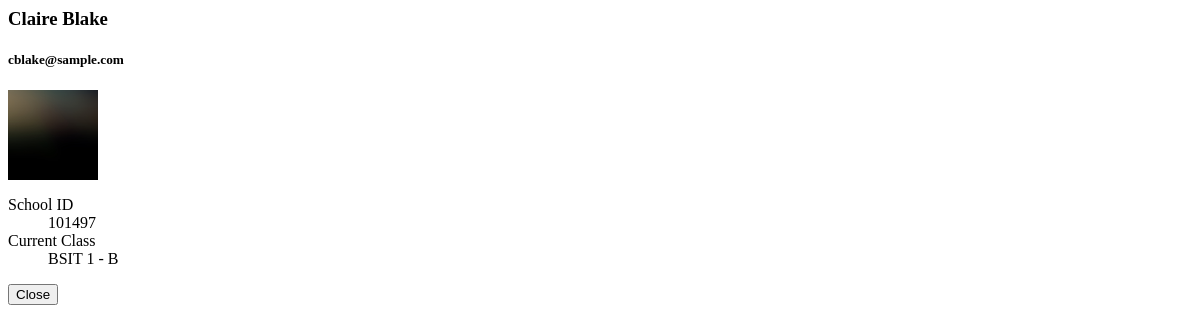
Page /admin/view_student.php?id=2 on the earlier database version.
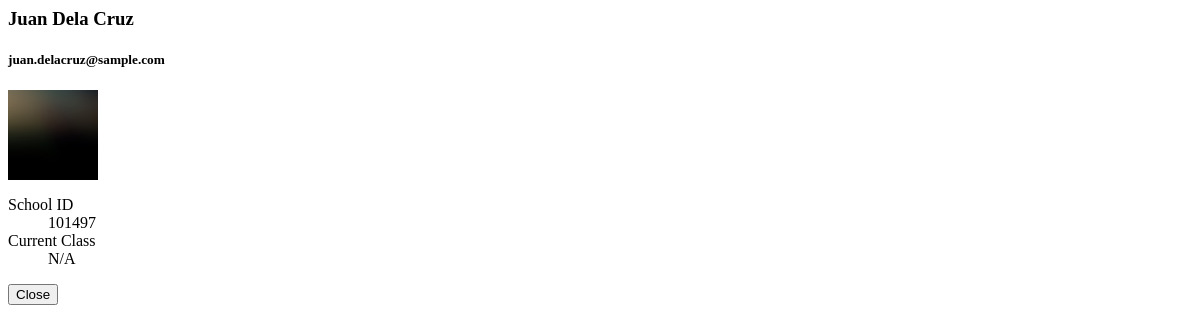
Same page on the later database version.
### tables this page shows
CREATE TABLE `student_list` (
  `id` int(30) NOT NULL,
  `school_id` varchar(100) NOT NULL,
  `firstname` varchar(200) NOT NULL,
  `lastname` varchar(200) NOT NULL,
  `email` varchar(200) NOT NULL,
  `password` text NOT NULL,
  `class_id` int(30) NOT NULL,
  `avatar` text NOT NULL DEFAULT 'no-image-available.png',
  `date_created` datetime NOT NULL DEFAULT current_timestamp()
);

### admin/view_student.php (the view, shortened to what this page needs)
<?php include '../db_connect.php' ?>
<?php
if(isset($_GET['id'])){
	$qry = $conn->query("SELECT *,concat(firstname,' ',lastname) as name FROM student_list where id = ".$_GET['id'])->fetch_array();
$classes = $conn->query("SELECT id,concat(curriculum,' ',level,' - ',section) as `class` FROM class_list where id = $class_id ");
$class = $classes->num_rows > 0 ? $classes->fetch_array()['class'] : 'N/A';
}
?>
<div class="container-fluid">
	<div class="card card-widget widget-user shadow">
      <div class="widget-user-header bg-dark">
        <h3 class="widget-user-username"><?php echo ucwords($name) ?></h3>
        <h5 class="widget-user-desc"><?php echo $email ?></h5>
      </div>
      <div class="widget-user-image">
      	<?php if(empty($avatar) || (!empty($avatar) && !is_file('../assets/uploads/'.$avatar))): ?>
      	<span class="brand-image img-circle elevation-2 d-flex justify-content-center align-items-center bg-primary text-white font-weight-500" style="width: 90px;height:90px"><h4><?php echo strtoupper(substr($firstname, 0,1).substr($lastname, 0,1)) ?></h4></span>
      	<?php else: ?>
        <img class="img-circle elevation-2" src="assets/uploads/<?php echo $avatar ?>" alt="User Avatar"  style="width: 90px;height:90px;object-fit: cover">
      	<?php endif ?>
      </div>
      <div class="card-footer">
        <div class="container-fluid">
          <dl>
            <dt>School ID</dt>
            <dd><?php echo $school_id ?></dd>
            <dt>Current Class</dt>
            <dd><?php echo $class ?></dd>
          </dl>
        </div>
    </div>
	</div>
</div>
<div class="modal-footer display p-0 m-0">
        <button type="button" class="btn btn-secondary" data-dismiss="modal">Close</button>
</div>

Differences in the rows shown:
now on this page (row edited): student_list: class "N/A"
Other differences:
$name: "Claire Blake" → "Juan Dela Cruz"
$email: "cblake@sample.com" → "juan.delacruz@sample.com"
$class: "BSIT 1 - B" → (not shown)
